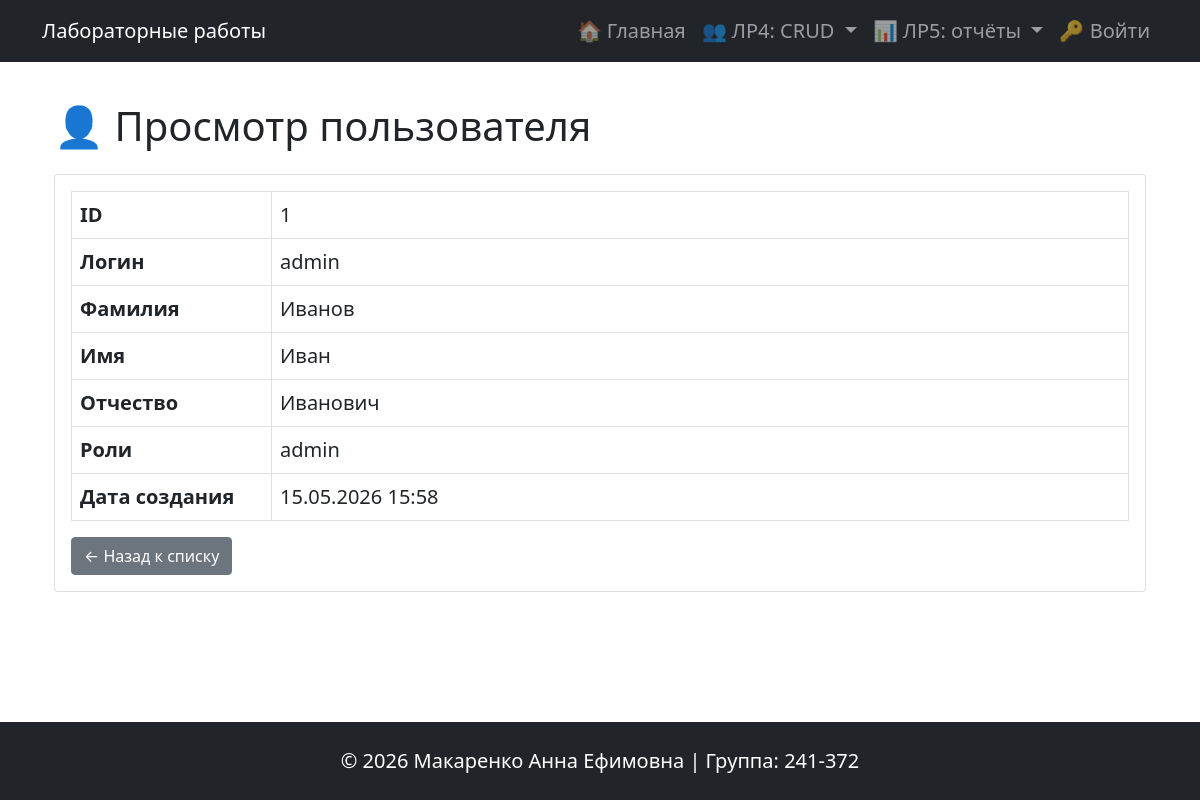
Page /users/1 on the committed database.
### database.py (models this page shows, shortened)
class User(db.Model):
    __tablename__ = 'users'
    id = db.Column(db.Integer, primary_key=True)
    username = db.Column(db.String(80), unique=True, nullable=False)
    password_hash = db.Column(db.String(200), nullable=False)
    last_name = db.Column(db.String(100))
    first_name = db.Column(db.String(100), nullable=False)
    patronymic = db.Column(db.String(100))
    created_at = db.Column(db.DateTime, default=datetime.utcnow)
    roles = db.relationship('Role', secondary=user_roles, backref=db.backref('users', lazy='dynamic'))
    visits = db.relationship('VisitLog', backref='user', lazy='dynamic')
    def get_role_names(self):
        return [role.name for role in self.roles]

class Role(db.Model):
    __tablename__ = 'roles'
    id = db.Column(db.Integer, primary_key=True)
    name = db.Column(db.String(50), unique=True, nullable=False)
    description = db.Column(db.String(200))

### app.py (the view)
@app.route('/users/<int:user_id>')
def user_view(user_id):
    user = db.session.get(User, user_id)
    if not user:
        flash('Пользователь не найден', 'danger')
        return redirect(url_for('user_list'))
    return render_template('user_view.html', user=user)

### app.py (called while the page is built)
def log_visit(path):
    try:
        log = VisitLog(
            path=path,
            user_id=current_user.id if current_user.is_authenticated else None
        )
        db.session.add(log)
        db.session.commit()
    except Exception:
        db.session.rollback()

@app.before_request
def before_request():
    if not request.path.startswith('/static') and not request.path.startswith('/visit-logs'):
        log_visit(request.path)

### templates/user_view.html
{% extends 'base.html' %}
{% block content %}
<div class="container">
    <h1 class="my-4">👤 Просмотр пользователя</h1>
    <div class="card">
        <div class="card-body">
            <table class="table table-bordered">
                <tr><th style="width:200px">ID</th><td>{{ user.id }}</td></tr>
                <tr><th>Логин</th><td>{{ user.username }}</td></tr>
                <tr><th>Фамилия</th><td>{{ user.last_name or '—' }}</td></tr>
                <tr><th>Имя</th><td>{{ user.first_name or '—' }}</td></tr>
                <tr><th>Отчество</th><td>{{ user.patronymic or '—' }}</td></tr>
                <tr><th>Роли</th><td>{{ user.get_role_names() | join(', ') if user.get_role_names() else '—' }}</td></tr>
                <tr><th>Дата создания</th><td>{{ user.created_at.strftime('%d.%m.%Y %H:%M') if user.created_at else '—' }}</td></tr>
            </table>
            <a href="{{ url_for('user_list') }}" class="btn btn-secondary">← Назад к списку</a>
        </div>
    </div>
</div>
{% endblock %}

### static/styles.css (style rules this page uses)
body { font-size: 1.25rem; }

### templates/base.html (style rules this page uses)
html, body { height: 100%; }
body { display: flex; flex-direction: column; }

### rows in the picture
User: id "1", username "admin", last_name "Иванов", first_name "Иван", patronymic "Иванович", created_at "15.05.2026 15:58"
Role: get_role_names "admin"
